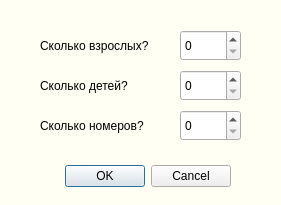
<?xml version="1.0" encoding="UTF-8"?>
<ui version="4.0">
 <class>Dialog</class>
 <widget class="QDialog" name="Dialog">
  <property name="geometry">
   <rect>
    <x>0</x>
    <y>0</y>
    <width>281</width>
    <height>205</height>
   </rect>
  </property>
  <property name="windowTitle">
   <string>Выберите</string>
  </property>
  <property name="styleSheet">
   <string notr="true">QDialog {
	background-color: rgb(255, 255, 243)
}</string>
  </property>
  <widget class="QDialogButtonBox" name="buttonBox">
   <property name="geometry">
    <rect>
     <x>-70</x>
     <y>160</y>
     <width>301</width>
     <height>32</height>
    </rect>
   </property>
   <property name="orientation">
    <enum>Qt::Horizontal</enum>
   </property>
   <property name="standardButtons">
    <set>QDialogButtonBox::Cancel|QDialogButtonBox::Ok</set>
   </property>
  </widget>
  <widget class="QSpinBox" name="spinbox_adult">
   <property name="geometry">
    <rect>
     <x>180</x>
     <y>30</y>
     <width>61</width>
     <height>31</height>
    </rect>
   </property>
   <property name="maximum">
    <number>30</number>
   </property>
  </widget>
  <widget class="QLabel" name="label">
   <property name="geometry">
    <rect>
     <x>40</x>
     <y>30</y>
     <width>141</width>
     <height>31</height>
    </rect>
   </property>
   <property name="text">
    <string>Сколько взрослых?</string>
   </property>
  </widget>
  <widget class="QLabel" name="label_2">
   <property name="geometry">
    <rect>
     <x>40</x>
     <y>70</y>
     <width>141</width>
     <height>31</height>
    </rect>
   </property>
   <property name="text">
    <string>Сколько детей?</string>
   </property>
  </widget>
  <widget class="QLabel" name="label_3">
   <property name="geometry">
    <rect>
     <x>40</x>
     <y>110</y>
     <width>141</width>
     <height>31</height>
    </rect>
   </property>
   <property name="text">
    <string>Сколько номеров?</string>
   </property>
  </widget>
  <widget class="QSpinBox" name="spinbox_child">
   <property name="geometry">
    <rect>
     <x>180</x>
     <y>70</y>
     <width>61</width>
     <height>31</height>
    </rect>
   </property>
   <property name="maximum">
    <number>30</number>
   </property>
  </widget>
  <widget class="QSpinBox" name="spinbox_rooms">
   <property name="geometry">
    <rect>
     <x>180</x>
     <y>110</y>
     <width>61</width>
     <height>31</height>
    </rect>
   </property>
   <property name="maximum">
    <number>30</number>
   </property>
  </widget>
 </widget>
 <resources/>
 <connections>
  <connection>
   <sender>buttonBox</sender>
   <signal>accepted()</signal>
   <receiver>Dialog</receiver>
   <slot>accept()</slot>
   <hints>
    <hint type="sourcelabel">
     <x>248</x>
     <y>254</y>
    </hint>
    <hint type="destinationlabel">
     <x>157</x>
     <y>274</y>
    </hint>
   </hints>
  </connection>
  <connection>
   <sender>buttonBox</sender>
   <signal>rejected()</signal>
   <receiver>Dialog</receiver>
   <slot>reject()</slot>
   <hints>
    <hint type="sourcelabel">
     <x>316</x>
     <y>260</y>
    </hint>
    <hint type="destinationlabel">
     <x>286</x>
     <y>274</y>
    </hint>
   </hints>
  </connection>
 </connections>
</ui>
